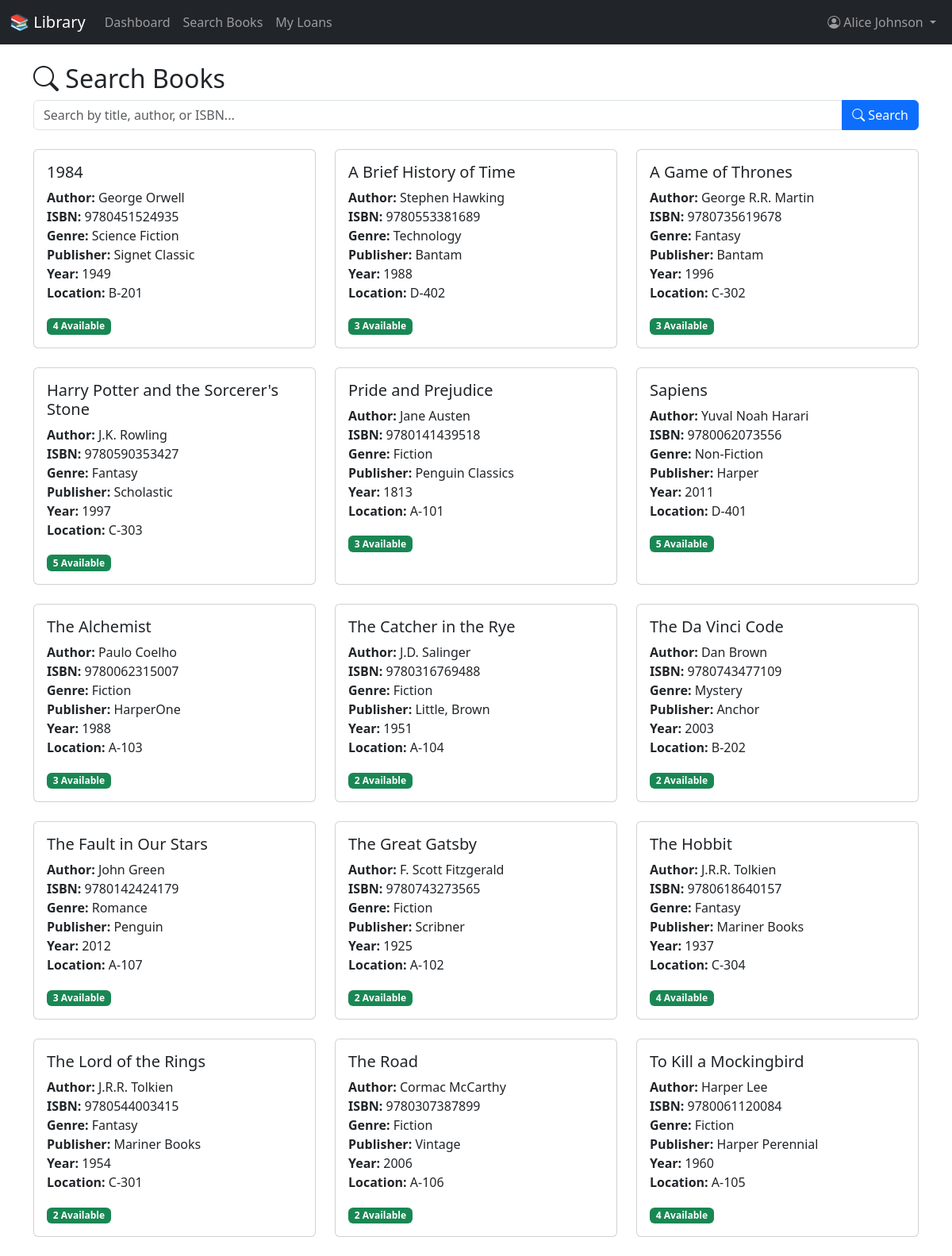
/client/search-books.php (signed in), run on the app's committed database.
### tables this page shows
CREATE TABLE books (
    book_id INT AUTO_INCREMENT PRIMARY KEY,
    isbn VARCHAR(13) UNIQUE,
    title VARCHAR(255) NOT NULL,
    author VARCHAR(255) NOT NULL,
    publisher VARCHAR(100),
    publication_year INT,
    genre_id INT,
    total_copies INT NOT NULL DEFAULT 1,
    available_copies INT NOT NULL DEFAULT 1,
    shelf_location VARCHAR(50),
    description TEXT,
    cover_image_url VARCHAR(500),
    created_at TIMESTAMP DEFAULT CURRENT_TIMESTAMP,
    updated_at TIMESTAMP DEFAULT CURRENT_TIMESTAMP ON UPDATE CURRENT_TIMESTAMP,
    FOREIGN KEY (genre_id) REFERENCES genres(genre_id) ON DELETE SET NULL,
    CONSTRAINT check_copies CHECK (available_copies <= total_copies),
    CONSTRAINT check_total_copies CHECK (total_copies >= 0),
    CONSTRAINT check_available_copies CHECK (available_copies >= 0),
    INDEX idx_books_title (title),
    INDEX idx_books_author (author),
    INDEX idx_books_isbn (isbn),
    INDEX idx_books_genre (genre_id)
);

CREATE TABLE genres (
    genre_id INT AUTO_INCREMENT PRIMARY KEY,
    genre_name VARCHAR(50) UNIQUE NOT NULL,
    description TEXT
);

### includes/functions.php (called while the page is built, shortened)
<?php
function executeQuery($query, $params = []) {
    $database = new Database();
    $db = $database->getConnection();
    $stmt = $db->prepare($query);
    $stmt->execute($params);
    return $stmt;
}
function fetchAll($query, $params = []) {
    $stmt = executeQuery($query, $params);
    return $stmt->fetchAll(PDO::FETCH_ASSOC);
}
?>

### client/search-books.php (the view, shortened to what this page needs)
<?php
require_once '../includes/functions.php';
$search = $_GET['search'] ?? '';
$books = [];
if ($search) {
    $books = fetchAll(
        "SELECT b.*, g.genre_name
         FROM books b
         LEFT JOIN genres g ON b.genre_id = g.genre_id
         WHERE b.title LIKE ? OR b.author LIKE ? OR b.isbn LIKE ?
         ORDER BY b.title",
        ["%$search%", "%$search%", "%$search%"]
    );
} else {
    $books = fetchAll(
        "SELECT b.*, g.genre_name
         FROM books b
         LEFT JOIN genres g ON b.genre_id = g.genre_id
         ORDER BY b.title
         LIMIT 50"
    );
}
?>
<!DOCTYPE html>
<html lang="en">
<head>
    <link href="https://cdn.jsdelivr.net/npm/bootstrap@5.3.0/dist/css/bootstrap.min.css" rel="stylesheet">
    <link rel="stylesheet" href="https://cdn.jsdelivr.net/npm/bootstrap-icons@1.11.0/font/bootstrap-icons.css">
</head>
<body>
    <?php include 'navbar.php'; ?>
    <div class="container mt-4">
        <h2><i class="bi bi-search"></i> Search Books</h2>
        <form method="GET" class="mb-4">
            <div class="input-group">
                <input type="text" class="form-control" name="search"
                       placeholder="Search by title, author, or ISBN..."
                       value="<?= htmlspecialchars($search) ?>">
                <button class="btn btn-primary" type="submit">
                    <i class="bi bi-search"></i> Search
                </button>
            </div>
        </form>
        <div class="row">
            <?php if (empty($books)): ?>
                <div class="col-12">
                    <div class="alert alert-info">No books found</div>
                </div>
            <?php else: ?>
                <?php foreach ($books as $book): ?>
                    <div class="col-md-6 col-lg-4 mb-4">
                        <div class="card h-100">
                            <div class="card-body">
                                <h5 class="card-title"><?= htmlspecialchars($book['title']) ?></h5>
                                <p class="card-text">
                                    <strong>Author:</strong> <?= htmlspecialchars($book['author']) ?><br>
                                    <strong>ISBN:</strong> <?= htmlspecialchars($book['isbn']) ?><br>
                                    <strong>Genre:</strong> <?= htmlspecialchars($book['genre_name'] ?? 'N/A') ?><br>
                                    <strong>Publisher:</strong> <?= htmlspecialchars($book['publisher']) ?><br>
                                    <strong>Year:</strong> <?= $book['publication_year'] ?><br>
                                    <strong>Location:</strong> <?= htmlspecialchars($book['shelf_location']) ?>
                                </p>
                                <div class="mt-3">
                                    <?php if ($book['available_copies'] > 0): ?>
                                        <span class="badge bg-success">
                                            <?= $book['available_copies'] ?> Available
                                        </span>
                                    <?php else: ?>
                                        <span class="badge bg-danger">Not Available</span>
                                    <?php endif; ?>
                                </div>
                            </div>
                        </div>
                    </div>
                <?php endforeach; ?>
            <?php endif; ?>
        </div>
    </div>
</body>
</html>

### data on the page
books: title "1984", author "George Orwell", isbn "9780451524935", genre.genre_name "Science Fiction", publisher "Signet Classic", publication_year "1949", shelf_location "B-201", available_copies "4"
books: title "A Brief History of Time", author "Stephen Hawking", isbn "9780553381689", genre.genre_name "Technology", publisher "Bantam", publication_year "1988", shelf_location "D-402", available_copies "3"
books: title "A Game of Thrones", author "George R.R. Martin", isbn "9780735619678", genre.genre_name "Fantasy", publisher "Bantam", publication_year "1996", shelf_location "C-302", available_copies "3"
books: title "Harry Potter and the Sorcerer's Stone", author "J.K. Rowling", isbn "9780590353427", genre.genre_name "Fantasy", publisher "Scholastic", publication_year "1997", shelf_location "C-303", available_copies "5"
books: title "Pride and Prejudice", author "Jane Austen", isbn "9780141439518", genre.genre_name "Fiction", publisher "Penguin Classics", publication_year "1813", shelf_location "A-101", available_copies "3"
books: title "Sapiens", author "Yuval Noah Harari", isbn "9780062073556", genre.genre_name "Non-Fiction", publisher "Harper", publication_year "2011", shelf_location "D-401", available_copies "5"
books: title "The Alchemist", author "Paulo Coelho", isbn "9780062315007", genre.genre_name "Fiction", publisher "HarperOne", publication_year "1988", shelf_location "A-103", available_copies "3"
books: title "The Catcher in the Rye", author "J.D. Salinger", isbn "9780316769488", genre.genre_name "Fiction", publisher "Little, Brown", publication_year "1951", shelf_location "A-104", available_copies "2"
books: title "The Da Vinci Code", author "Dan Brown", isbn "9780743477109", genre.genre_name "Mystery", publisher "Anchor", publication_year "2003", shelf_location "B-202", available_copies "2"
books: title "The Fault in Our Stars", author "John Green", isbn "9780142424179", genre.genre_name "Romance", publisher "Penguin", publication_year "2012", shelf_location "A-107", available_copies "3"
books: title "The Great Gatsby", author "F. Scott Fitzgerald", isbn "9780743273565", genre.genre_name "Fiction", publisher "Scribner", publication_year "1925", shelf_location "A-102", available_copies "2"
books: title "The Hobbit", author "J.R.R. Tolkien", isbn "9780618640157", genre.genre_name "Fantasy", publisher "Mariner Books", publication_year "1937", shelf_location "C-304", available_copies "4"
books: title "The Lord of the Rings", author "J.R.R. Tolkien", isbn "9780544003415", genre.genre_name "Fantasy", publisher "Mariner Books", publication_year "1954", shelf_location "C-301", available_copies "2"
books: title "The Road", author "Cormac McCarthy", isbn "9780307387899", genre.genre_name "Fiction", publisher "Vintage", publication_year "2006", shelf_location "A-106", available_copies "2"
books: title "To Kill a Mockingbird", author "Harper Lee", isbn "9780061120084", genre.genre_name "Fiction", publisher "Harper Perennial", publication_year "1960", shelf_location "A-105", available_copies "4"

### other printed values
getUserName() "Alice Johnson"
